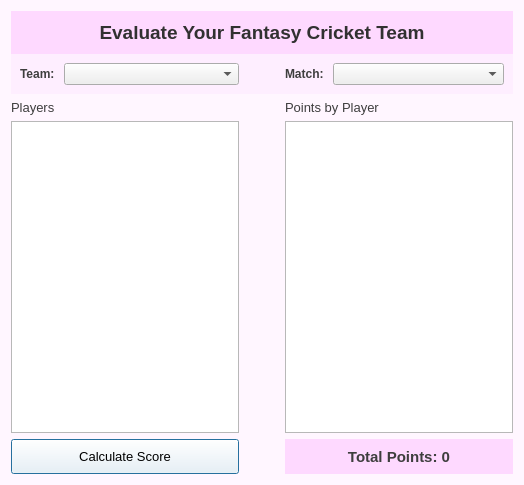
<?xml version="1.0" encoding="UTF-8"?>
<ui version="4.0">
 <class>EvaluateTeamDialog</class>
 <widget class="QDialog" name="EvaluateTeamDialog">
  <property name="geometry">
   <rect>
    <x>0</x>
    <y>0</y>
    <width>524</width>
    <height>485</height>
   </rect>
  </property>
  <property name="windowTitle">
   <string>Evaluate Team</string>
  </property>
  <property name="styleSheet">
   <string notr="true">QDialog#EvaluateTeamDialog {
	background-color: rgb(255, 246, 255);
}

QLabel#pointsByPlayerLabel, #playersLabel {
	font: 10pt;
	color: #3e3e3e;
}

QLabel#totalPointsLabel {
	font: bold 11pt;
	color: #3e3e3e;
 	background-color: rgb(254, 217, 255);
}

QWidget#comboBoxes {
	background-color: rgb(254, 238, 255);
}

QLabel#teamLabel, #matchLabel {
	color: #3e3e3e;
	font: bold 9pt;
}

QLabel#evaluateHeading {
	background-color: rgb(254, 217, 255);
	padding: 10px;
}

QPushButton#calculateScoreButton {
	background: #fefefe;
	font: 10pt;
}
</string>
  </property>
  <layout class="QVBoxLayout" name="verticalLayout_2">
   <item>
    <widget class="QWidget" name="topContainer" native="true">
     <property name="sizePolicy">
      <sizepolicy hsizetype="Preferred" vsizetype="Maximum">
       <horstretch>0</horstretch>
       <verstretch>0</verstretch>
      </sizepolicy>
     </property>
     <layout class="QVBoxLayout" name="verticalLayout">
      <property name="spacing">
       <number>0</number>
      </property>
      <property name="leftMargin">
       <number>0</number>
      </property>
      <property name="topMargin">
       <number>0</number>
      </property>
      <property name="rightMargin">
       <number>0</number>
      </property>
      <property name="bottomMargin">
       <number>0</number>
      </property>
      <item>
       <widget class="QLabel" name="evaluateHeading">
        <property name="sizePolicy">
         <sizepolicy hsizetype="Preferred" vsizetype="Maximum">
          <horstretch>0</horstretch>
          <verstretch>0</verstretch>
         </sizepolicy>
        </property>
        <property name="text">
         <string>&lt;html&gt;&lt;head/&gt;&lt;body&gt;&lt;p align=&quot;center&quot;&gt;&lt;span style=&quot; font-size:14pt; font-weight:600; color:#313131;&quot;&gt;Evaluate Your Fantasy Cricket Team&lt;/span&gt;&lt;/p&gt;&lt;/body&gt;&lt;/html&gt;</string>
        </property>
        <property name="alignment">
         <set>Qt::AlignCenter</set>
        </property>
        <property name="margin">
         <number>10</number>
        </property>
       </widget>
      </item>
      <item>
       <widget class="QWidget" name="comboBoxes" native="true">
        <property name="styleSheet">
         <string notr="true">border-color: solid 10pt rgb(85, 255, 255);</string>
        </property>
        <layout class="QHBoxLayout" name="teamMatchCombos">
         <property name="leftMargin">
          <number>9</number>
         </property>
         <property name="topMargin">
          <number>9</number>
         </property>
         <property name="rightMargin">
          <number>9</number>
         </property>
         <property name="bottomMargin">
          <number>9</number>
         </property>
         <item>
          <layout class="QFormLayout" name="teamContainer">
           <property name="leftMargin">
            <number>0</number>
           </property>
           <property name="topMargin">
            <number>0</number>
           </property>
           <property name="bottomMargin">
            <number>0</number>
           </property>
           <item row="0" column="0">
            <widget class="QLabel" name="teamLabel">
             <property name="text">
              <string>Team: </string>
             </property>
            </widget>
           </item>
           <item row="0" column="1">
            <widget class="QComboBox" name="teamComboBox"/>
           </item>
          </layout>
         </item>
         <item>
          <spacer name="hSpacer_3">
           <property name="orientation">
            <enum>Qt::Horizontal</enum>
           </property>
           <property name="sizeType">
            <enum>QSizePolicy::Fixed</enum>
           </property>
           <property name="sizeHint" stdset="0">
            <size>
             <width>40</width>
             <height>20</height>
            </size>
           </property>
          </spacer>
         </item>
         <item>
          <layout class="QFormLayout" name="matchContainer">
           <item row="0" column="0">
            <widget class="QLabel" name="matchLabel">
             <property name="text">
              <string>Match: </string>
             </property>
            </widget>
           </item>
           <item row="0" column="1">
            <widget class="QComboBox" name="matchComboBox"/>
           </item>
          </layout>
         </item>
        </layout>
       </widget>
      </item>
     </layout>
    </widget>
   </item>
   <item>
    <layout class="QHBoxLayout" name="listsContainer">
     <item>
      <layout class="QVBoxLayout" name="leftContainer">
       <item>
        <widget class="QLabel" name="playersLabel">
         <property name="text">
          <string>Players</string>
         </property>
        </widget>
       </item>
       <item>
        <widget class="QListWidget" name="playersList"/>
       </item>
      </layout>
     </item>
     <item>
      <spacer name="hSpacer_2">
       <property name="orientation">
        <enum>Qt::Horizontal</enum>
       </property>
       <property name="sizeType">
        <enum>QSizePolicy::Fixed</enum>
       </property>
       <property name="sizeHint" stdset="0">
        <size>
         <width>40</width>
         <height>20</height>
        </size>
       </property>
      </spacer>
     </item>
     <item>
      <layout class="QVBoxLayout" name="rightContainer">
       <item>
        <widget class="QLabel" name="pointsByPlayerLabel">
         <property name="text">
          <string>Points by Player</string>
         </property>
        </widget>
       </item>
       <item>
        <widget class="QListWidget" name="pointsList"/>
       </item>
      </layout>
     </item>
    </layout>
   </item>
   <item>
    <widget class="QWidget" name="footerContainer" native="true">
     <property name="sizePolicy">
      <sizepolicy hsizetype="Preferred" vsizetype="Maximum">
       <horstretch>0</horstretch>
       <verstretch>0</verstretch>
      </sizepolicy>
     </property>
     <property name="minimumSize">
      <size>
       <width>0</width>
       <height>35</height>
      </size>
     </property>
     <property name="maximumSize">
      <size>
       <width>16777215</width>
       <height>60</height>
      </size>
     </property>
     <layout class="QHBoxLayout" name="horizontalLayout_3">
      <property name="spacing">
       <number>0</number>
      </property>
      <property name="leftMargin">
       <number>0</number>
      </property>
      <property name="topMargin">
       <number>0</number>
      </property>
      <property name="rightMargin">
       <number>0</number>
      </property>
      <property name="bottomMargin">
       <number>0</number>
      </property>
      <item>
       <widget class="QPushButton" name="calculateScoreButton">
        <property name="minimumSize">
         <size>
          <width>0</width>
          <height>35</height>
         </size>
        </property>
        <property name="text">
         <string>Calculate Score</string>
        </property>
       </widget>
      </item>
      <item>
       <spacer name="hSpacer_1">
        <property name="orientation">
         <enum>Qt::Horizontal</enum>
        </property>
        <property name="sizeType">
         <enum>QSizePolicy::Fixed</enum>
        </property>
        <property name="sizeHint" stdset="0">
         <size>
          <width>46</width>
          <height>20</height>
         </size>
        </property>
       </spacer>
      </item>
      <item>
       <widget class="QLabel" name="totalPointsLabel">
        <property name="text">
         <string>Total Points: 0</string>
        </property>
        <property name="alignment">
         <set>Qt::AlignCenter</set>
        </property>
       </widget>
      </item>
     </layout>
    </widget>
   </item>
  </layout>
 </widget>
 <resources/>
 <connections/>
</ui>
